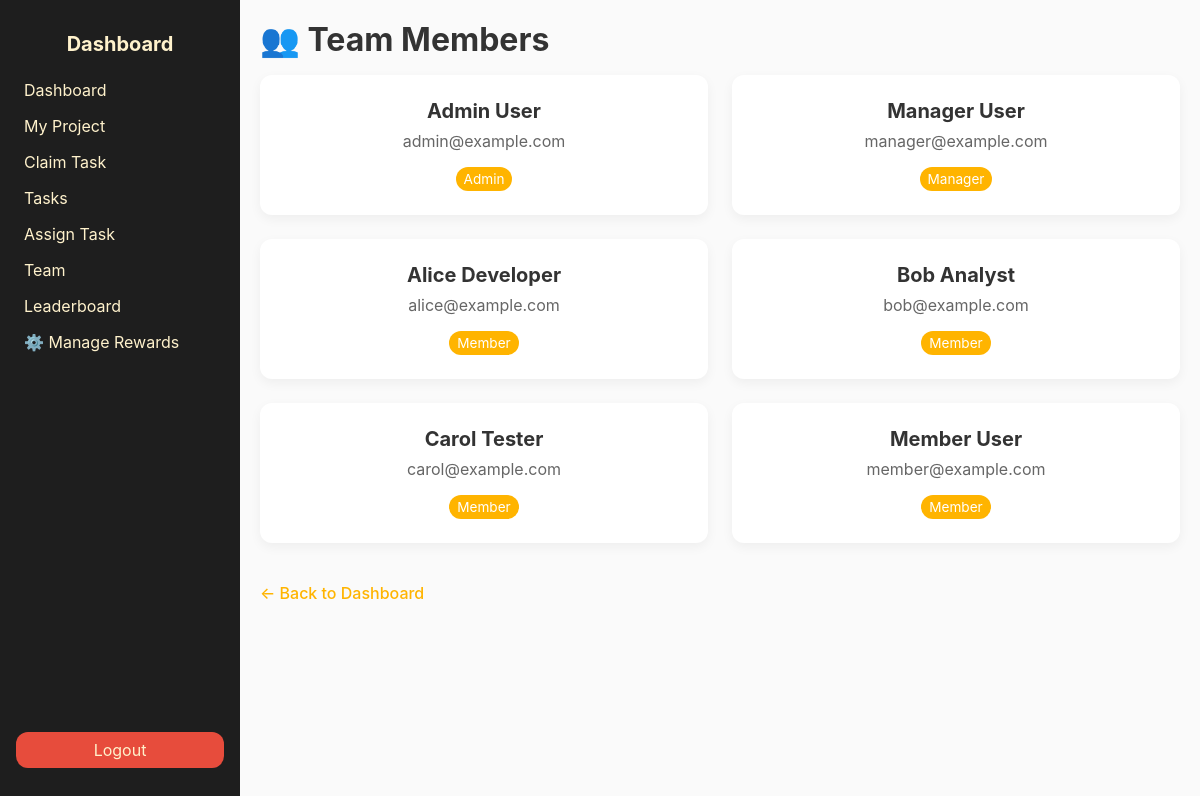
Page /team.php (signed in) on the committed database.
### tables this page shows
CREATE TABLE `users` (
  `User_ID` int(11) NOT NULL,
  `Name` varchar(255) NOT NULL,
  `Email` varchar(255) NOT NULL,
  `Password` varchar(255) NOT NULL,
  `Role` enum('Admin','Manager','Member') NOT NULL
);

### team.php (the view, shortened to what this page needs)
<?php
include __DIR__ . '/includes/db_connection.php';
$sql    = "SELECT Name, Email, Role FROM Users ORDER BY Role ASC, Name ASC";
$result = $conn->query($sql);
?>
<!DOCTYPE html>
<html lang="en">
<head>
  <link rel="stylesheet" href="assets/css/styles.css">
</head>
<body>
  <div class="sidebar">
    <h2>Dashboard</h2>
    <ul>
      <li><a href="dashboard.php">Dashboard</a></li>
      <li><a href="my_project.php">My Project</a></li>
      <li><a href="claim_task.php">Claim Task</a></li>
      <li><a href="manage_tasks.php">Tasks</a></li>
      <li><a href="assign_tasks.php">Assign Task</a></li>
      <li><a href="team.php" class="active">Team</a></li>
      <li><a href="leaderboard.php">Leaderboard</a></li>
      <li><a href="admin_rewards.php">⚙️ Manage Rewards</a></li>
    </ul>
    <a href="logout.php" class="logout-button">Logout</a>
  </div>
  <div class="main-content">
    <header>
      <h1>👥 Team Members</h1>
    </header>
    <?php if ($result->num_rows > 0): ?>
      <div class="team-grid">
        <?php while ($row = $result->fetch_assoc()): ?>
          <div class="team-card">
            <h3><?= htmlspecialchars($row['Name']) ?></h3>
            <p><?= htmlspecialchars($row['Email']) ?></p>
            <span class="role-badge"><?= htmlspecialchars(strtolower($row['Role'])) ?></span>
          </div>
        <?php endwhile; ?>
      </div>
    <?php else: ?>
      <div class="no-team">No team members found.</div>
    <?php endif; ?>
    <a href="dashboard.php" class="back-link">← Back to Dashboard</a>
  </div>
</body>
</html>

### assets/css/styles.css (style rules this page uses)
:root { --color-bg: #fafafa; --color-sidebar: #1e1e1e; --color-accent: #ffb400; --color-accent-light: #fff2cc; --color-primary-text: #333; --color-secondary-text: #666; --radius: 12px; --shadow: 0 4px 12px rgba(0,0,0,0.05); --font-base: 'Inter', sans-serif; }
* { box-sizing: border-box; margin: 0; padding: 0; font-family: var(--font-base); }
body { display: flex; background: var(--color-bg); color: var(--color-primary-text); height: 100vh; overflow: hidden; }
.sidebar { width: 240px; background: var(--color-sidebar); padding: 2rem 1rem; display: flex; flex-direction: column; }
.sidebar h2 { color: var(--color-accent-light); margin-bottom: 1.5rem; font-size: 1.25rem; text-align: center; }
.sidebar ul { list-style: none; flex: 1; }
.sidebar li + li { margin-top: 1rem; }
.sidebar a { color: var(--color-accent-light); text-decoration: none; padding: .5rem; border-radius: var(--radius); transition: background .2s; }
.logout-button { margin-top: auto; padding: .75rem; background: #e74c3c; color: #fff; text-align: center; border-radius: var(--radius); text-decoration: none; }
.main-content { flex: 1; background: var(--color-bg); padding: 20px; overflow: auto; scroll-behavior: smooth; }
html, body { height: 100%; margin: 0; padding: 0; }
body { font-family: var(--font-base, Arial, sans-serif); }
.back-link { display: inline-block; margin-top: 1rem; color: var(--color-accent); text-decoration: none; font-weight: 500; }
.team-grid { display: grid; grid-template-columns: 1fr; gap: 1.5rem; padding: 1rem 0; }
.team-card { background: #fff; border-radius: var(--radius); box-shadow: var(--shadow); padding: 1.5rem; text-align: center; }
.team-card h3 { margin: 0 0 0.5rem; font-size: 1.25rem; color: var(--color-primary-text); }
.team-card p { margin: 0 0 1rem; font-size: 1rem; color: var(--color-secondary-text); word-break: break-all; }
.role-badge { display: inline-block; padding: 0.25rem 0.5rem; border-radius: var(--radius); background: var(--color-accent); color: #fff; font-size: 0.85rem; text-transform: capitalize; }
@media (min-width: 700px) { .team-grid { grid-template-columns: repeat(2, 1fr); } }
.back-link { display: inline-block; margin-top: 1.5rem; color: var(--color-accent); text-decoration: none; font-weight: 500; }

### rows in the picture
users: Name "Admin User", Email "admin@example.com", Role "Admin"
users: Name "Manager User", Email "manager@example.com", Role "Manager"
users: Name "Alice Developer", Email "alice@example.com", Role "Member"
users: Name "Bob Analyst", Email "bob@example.com", Role "Member"
users: Name "Carol Tester", Email "carol@example.com", Role "Member"
users: Name "Member User", Email "member@example.com", Role "Member"
